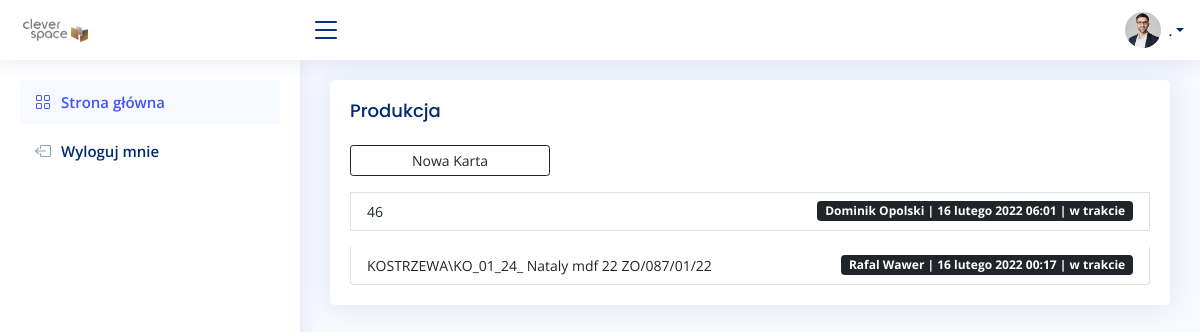
Page /stock/production/ on the earlier database version.
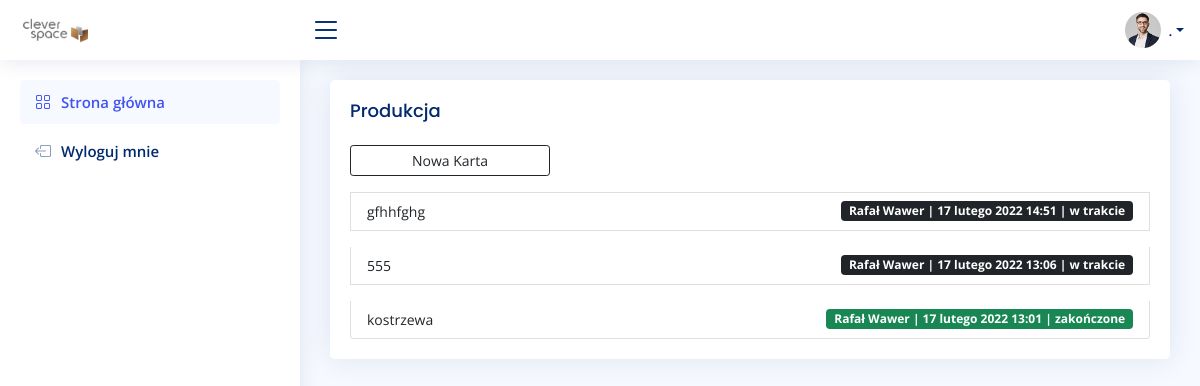
Same page on the later database version.
### stock/models.py (models this page shows, shortened)
class Production(models.Model):
    PREPARATION = 0
    DONE = 1
    STATUS = (
        (PREPARATION, 'w trakcie'),
        (DONE, 'zakończone'),
    )
    user = models.ForeignKey(settings.AUTH_USER_MODEL, on_delete=models.CASCADE)
    order = models.CharField(max_length=255)
    date = models.DateTimeField(auto_now_add=True)
    status = models.SmallIntegerField(choices=STATUS, default=PREPARATION)

### account/models.py (models this page shows, shortened)
class UserBase(AbstractBaseUser, PermissionsMixin):
    email = models.EmailField(unique=True)
    first_name = models.CharField(max_length=150, blank=True)
    last_name = models.CharField(max_length=150, blank=True)
    phone_number = models.CharField(max_length=15, blank=True)
    postcode = models.CharField(max_length=12, blank=True)
    address_line_1 = models.CharField(max_length=150, blank=True)
    address_line_2 = models.CharField(max_length=150, blank=True)
    town_city = models.CharField(max_length=150, blank=True)
    is_active = models.BooleanField(default=True)
    is_staff = models.BooleanField(default=False)
    created = models.DateTimeField(auto_now_add=True)
    updated = models.DateTimeField(auto_now=True)
    objects = CustomAccountManager()
    USERNAME_FIELD = 'email'
    REQUIRED_FIELDS = ['first_name', 'last_name']
    class Meta:
        verbose_name = "Konto"
        verbose_name_plural = "Konta"

### stock/views.py (the view)
# urls.py: path('production/', views.ProductionHome, name='home-production'),
def ProductionHome(request):
    productions = Production.objects.all().order_by('-date')
    ctx = {'productions': productions,}
    return render(request, 'production/home.html', ctx)

### stock/templates/production/home.html
{% extends 'main.html' %}
{% load static %}
{% block content %}
<div class="row">
<div class="col-sm-12">
    <div class="card recent-sales">
      <div class="card-body">
        <h5 class="card-title">Produkcja</h5>
        <ul class="list-group list-sm gap-3">
          <a href="{% url 'create-production' %}"><button type="button" class="btn btn-outline-dark col-sm-3 btn-sm">Nowa Karta</button></a>
          {% for production in productions %}
          <li class="list-group-item d-flex justify-content-between align-items-center">
            <small><a href="{% url 'detail-production' production.id %} " class="link-dark">{{ production.order }}</a></small>
            <span class="badge {% if production.status == 1 %} bg-success  {% elif production.status == 0 %} bg-dark  {% endif %} ">
             {{ production.user.first_name }} {{ production.user.last_name }} | {{ production.date }} | {{ production.get_status_display}}</span>
          </li>
          {% endfor %}
        </ul>
      </div>
    </div>
  </div>
</div>
{% endblock %}

Differences in the rows shown:
removed Production: order "46", user.first_name "Dominik", user.last_name "Opolski", date "16 lutego 2022 06:01", status "w trakcie"
removed Production: order "KOSTRZEWA\\KO_01_24_ Nataly mdf 22 ZO/087/01/22", user.first_name "Rafal", user.last_name "Wawer", date "16 lutego 2022 00:17", status "w trakcie"
added Production: order "gfhhfghg", user.first_name "Rafał", user.last_name "Wawer", date "17 lutego 2022 14:51", status "w trakcie"
added Production: order "555", user.first_name "Rafał", user.last_name "Wawer", date "17 lutego 2022 13:06", status "w trakcie"
added Production: order "kostrzewa", user.first_name "Rafał", user.last_name "Wawer", date "17 lutego 2022 13:01", status "zakończone"
